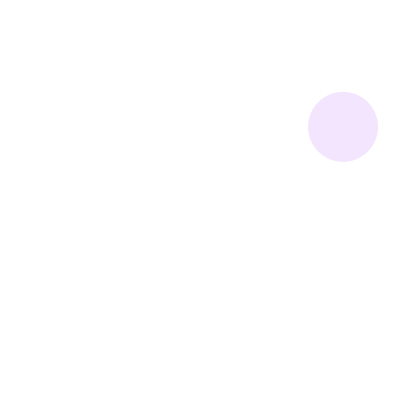
Frame 1 (no input)
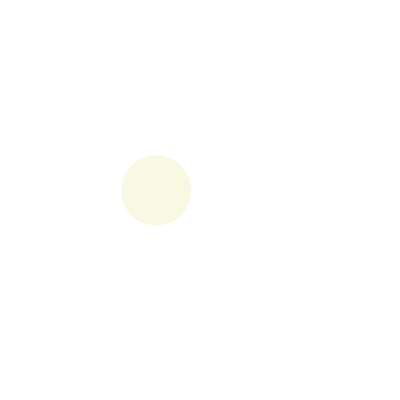
Frame 60 (the mouse pressed at the canvas centre just before this capture)
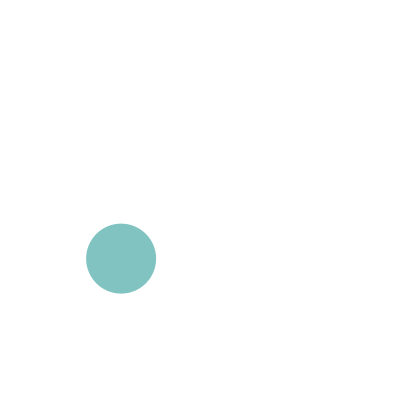
Frame 120 (the mouse held since frame 60 and released just before this capture)

The Processing sketch that drew these frames (run headless with seeded random() and noise(); from frame 60 on, the mouse is pressed at the canvas centre):

// Processing sketch: sketch_140916d
// ── sketch_140916d.pde


void setup()
{
  size(400,400);
 noStroke();
 
  
}
void draw()
{
 background(255);
fill(random(255), random(255), random(255), random(150));
ellipse(random(width),random(height), 70,70);

}
